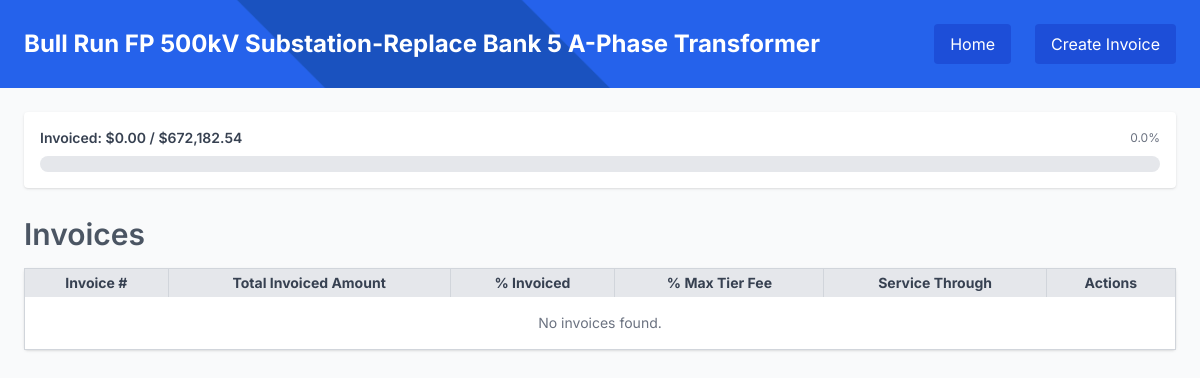
Screenshot of /invoices/36 with the database file from the repository.
### backend/models.py (models this page shows)
class Project(MainBase):
    __tablename__ = "projects_table"
    id = Column(Integer, primary_key=True, index=True)
    wo_date = Column(String)
    project_name = Column(String)
    wo_number = Column(String)
    bmcd_number = Column(String)
    po_number = Column(String)
    tao_number = Column(String)
    contract_number = Column(String)
    total_labor_amount = Column(Numeric(12, 2), default=0.00)
    total_expenses_amount = Column(Numeric(12, 2), default=0.00)
    total_travel_amount = Column(Numeric(12, 2), default=0.00)
    total_tier_fee = Column(Numeric(12, 2), default=0.00)
    total_budget_amount = Column(Numeric(12, 2), default=0.00)
    subtasks = relationship("Subtask", back_populates="project", cascade="all, delete-orphan")
    invoices = relationship("Invoice", back_populates="project", cascade="all, delete-orphan")

### backend/routers/invoices.py (the view)
@router.get("/invoices/{project_id}", response_class=HTMLResponse)
def view_project_invoices_page(project_id: int, request: Request, db: Session = Depends(get_main_db)):
    project = db.query(Project).filter(Project.id == project_id).first()
    if not project:
        raise HTTPException(status_code=404, detail="Project not found")
    invoices = project.invoices
    total_budget = project.total_budget_amount
    invoice_data = []
    total_invoiced = Decimal("0.00")
    for invoice in invoices:
        total_amount = sum((item.invoice_amount for item in invoice.invoice_items), Decimal("0.00"))
        total_invoiced += total_amount
        formatted_through_date = datetime.strptime(invoice.invoice_through_date, "%Y-%m-%d").strftime("%m/%d/%Y")
        invoice_data.append({
            "invoice": invoice,
            "total_amount": total_amount,
            "formatted_through_date": formatted_through_date
        })
    contributions = [
        {
            "number": row["invoice"].invoice_number,
            "percent": (row["total_amount"] / project.total_budget_amount * Decimal("100")).quantize(Decimal("0.01")),
            "amount": row["total_amount"]
        }
        for row in invoice_data
    ]
    return templates.TemplateResponse("invoice_list.html", {
        "request": request,
        "project": project,
        "invoices": invoice_data,
        "total_invoiced": total_invoiced,
        "total_budget": total_budget,
        "contributions": contributions
    })

### frontend/templates/invoice_list.html (shortened to what this page needs)
{% extends "base.html" %}
{% block content %}
<div
  class="w-full bg-blue-600 py-6 mb-6 bg-cover bg-center bg-no-repeat relative"
  style="background-image: url('/static/images/burns_logo.png');"
>
  <div class="absolute inset-0 bg-blue-600 bg-opacity-70 z-0"></div>
  <div class="relative z-10">
    <div class="flex flex-col md:flex-row justify-between items-center gap-4">
      <h1 class="text-2xl font-bold text-white ml-0 md:ml-6">
        {{ project.project_name }}
      </h1>
      <div class="flex gap-2 mr-0 md:mr-6">
        <a
          href="/projects/"
          class="bg-blue-700 text-white px-4 py-2 mr-4 rounded hover:bg-blue-800 whitespace-nowrap"
        >
          Home
        </a>
        <a href="#"
          hx-get="/invoices/create/{{ project.id }}"
          hx-target="#create-invoice"
          hx-swap="innerHTML"
          class="bg-blue-700 text-white px-4 py-2 rounded hover:bg-blue-800 whitespace-nowrap"
        >
          Create Invoice
        </a>
      </div>
    </div>
  </div>
</div>
<div class="pt-0 pl-6 pr-6">
  <div class="bg-white shadow rounded p-4 mb-4">
    <div class="flex justify-between items-center mb-2">
      <h3 class="text-sm font-semibold text-gray-700">Invoiced: ${{ "{:,.2f}".format(total_invoiced) }} / ${{ "{:,.2f}".format(total_budget) }}</h3>
      <span class="text-xs text-gray-500">
        {{ "{:.1f}".format((total_invoiced / total_budget) * 100 if total_budget > 0 else 0) }}%
      </span>
    </div>
    <div class="w-full bg-gray-200 rounded-full h-4">
    </div>
  </div>
</div>
<div class="pt-3 pl-6 pr-6">
  <div class="flex justify-between items-center mb-4">
    <h3 class="text-3xl font-semibold text-gray-600">Invoices</h3>
  </div>
  <table class="w-full text-sm table-auto border border-gray-300 rounded bg-white shadow">
    <thead class="bg-gray-200 text-gray-700">
      <tr>
        <th class="px-4 py-1 border-r border-gray-300 whitespace-nowrap">Invoice #</th>
        <th class="px-4 py-1 border-r border-gray-300 whitespace-nowrap">Total Invoiced Amount</th>
        <th class="px-4 py-1 border-r border-gray-300 whitespace-nowrap">% Invoiced</th>
        <th class="px-4 py-1 border-r border-gray-300 whitespace-nowrap">% Max Tier Fee</th>
        <th class="px-4 py-1 border-r border-gray-300 whitespace-nowrap">Service Through</th>
        <th class="px-4 py-1 border-r border-gray-300 whitespace-nowrap">Actions</th>
      </tr>
    </thead>
    <tbody id="invoice-table-body">
      {% include "components/invoice_row.html" %}
    </tbody>
  </table>
</div>
{% endblock %}

### frontend/templates/base.html (style rules this page uses)
body { font-family: 'Inter', sans-serif; }

### rows the page displays
Project: project_name "Bull Run FP 500kV Substation-Replace Bank 5 A-Phase Transformer", total_budget_amount "672,182.54", total_budget_amount "0.0"

### other values shown
{{ "{:,.2f}".format(total_invoiced) }} "0.00"
